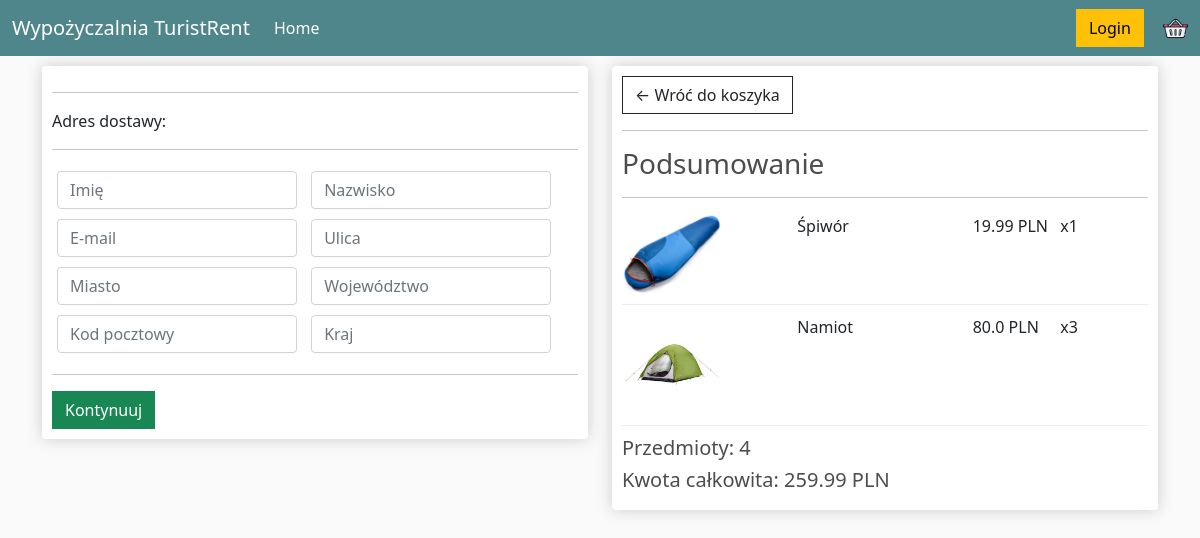
Screenshot of /checkout/ (signed in) with the database file from the repository.
### pz/models.py (models this page shows, shortened)
class OrderItem(models.Model):
    product = models.ForeignKey(Product, on_delete=models.SET_NULL, blank=True, null=True)
    order = models.ForeignKey(Order, on_delete=models.SET_NULL, blank=True, null=True)
    quantity = models.IntegerField(default=0, null=True, blank=True)
    start_date = models.DateField()
    ending_date = models.DateField()
    @property
    def get_total(self):
        total = self.product.price * self.quantity
        return total

class Product(models.Model):
    name = models.CharField(max_length=100, null=True)
    price = models.FloatField()
    quantity = models.IntegerField()
    image = models.ImageField(null=True, blank=True)
    @property
    def imageURL(self):
        try:
            url = self.image.url
        except:
            url = ''
        return url

class Order(models.Model):
    customer = models.ForeignKey(Customer, on_delete=models.SET_NULL, blank=True, null=True)
    order_date = models.DateTimeField(auto_now_add=True)
    complete = models.BooleanField(default=False, null=True, blank=False)
    transaction_id = models.CharField(max_length=100, null=True)
    @property
    def get_cart_total(self):
        orderitems = self.orderitem_set.all()
        total = sum([item.get_total for item in orderitems])
        return total
    @property
    def get_cart_items(self):
        orderitems = self.orderitem_set.all()
        total = sum([item.quantity for item in orderitems])
        return total

### pz/views.py (the view)
# urls.py: path('checkout/', views.checkout, name="checkout"),
def checkout(request):
    if request.user.is_authenticated:
        customer = request.user.customer
        order, created = Order.objects.get_or_create(customer=customer, complete=False)
        items = order.orderitem_set.all()
    else:
        items = []
        order = {'get_cart_total': 0, 'get_cart_items': 0}
    context = {'items': items, 'order': order}
    return render(request, 'pz/checkout.html', context)

### pz/templates/pz/checkout.html (shortened to what this page needs)
{% extends 'pz/main.html' %}
{% load static %}
{% block content %}
<div class="row">
    <div class="col-lg-6">
        <div class="box-element" id="form-wrapper">
            <hr>
            <p>Adres dostawy:</p>
            <hr>
            <form id="form">
                <div id="user-info">
                    <div class="form-field">
                        <input required class="form-control" type="text" name="name" placeholder="Imię">
                    </div>
                    <div class="form-field">
                        <input required class="form-control" type="text" name="name" placeholder="Nazwisko">
                    </div>
                    <div class="form-field">
                        <input required class="form-control" type="email" name="email" placeholder="E-mail">
                    </div>
                    <div class="form-field">
                        <input class="form-control" type="text" name="address" placeholder="Ulica">
                    </div>
                    <div class="form-field">
                        <input class="form-control" type="text" name="city" placeholder="Miasto">
                    </div>
                    <div class="form-field">
                        <input class="form-control" type="text" name="state" placeholder="Województwo">
                    </div>
                    <div class="form-field">
                        <input class="form-control" type="text" name="zipcode" placeholder="Kod pocztowy">
                    </div>
                    <div class="form-field">
                        <input class="form-control" type="text" name="country" placeholder="Kraj">
                    </div>
                </div>
                <hr>
                <input id="form-button" class="btn btn-success btn-block" type="submit" value="Kontynuuj">
            </form>
        </div>
        <br>
    </div>
    <div class="col-lg-6">
        <div class="box-element">
            <a  class="btn btn-outline-dark" href="{% url 'cart' %}">&#x2190; Wróć do koszyka</a>
            <hr>
            <h3>Podsumowanie</h3>
            <hr>
            {% for item in items %}
            <div class="cart-row">
                <div style="flex:2"><img class="row-image" src="{{item.product.imageURL}}"></div>
                <div style="flex:2"><p>{{item.product.name}}</p></div>
                <div style="flex:1"><p>{{item.product.price}} PLN</p></div>
                <div style="flex:1"><p>x{{item.quantity}}</p></div>
            </div>
            {% endfor %}
            <h5>Przedmioty: {{order.get_cart_items}}</h5>
            <h5>Kwota całkowita: {{order.get_cart_total|floatformat:2}} PLN</h5>
        </div>
    </div>
</div>
{% endblock content %}

### static/css/main.css (style rules this page uses)
body { background-color: hsl(0, 0%, 98%); }
h1,h2,h3,h4,h5,h6 { color:hsl(0, 0%, 30%); }
.box-element { box-shadow:hsl(0, 0%, 80%) 0 0 16px; background-color: #fff; border-radius: 4px; padding: 10px; }
.col-lg-4, .col-lg-6, .col-lg-8, .col-lg-12 { margin-top: 10px; }
.btn { border-radius: 0; }
.row-image { width: 100px; }
.form-field { width:250px; display: inline-block; padding: 5px; }
.cart-row { display: flex; align-items: flex-stretch; padding-bottom: 10px; margin-bottom: 10px; border-bottom: 1px solid #ececec; }

### rows the page displays
OrderItem: product.imageURL (picture), product.name "Śpiwór", product.price "19.99", quantity "1"
OrderItem: product.imageURL (picture), product.name "Namiot", product.price "80.0", quantity "3"
Order: get_cart_items "4", get_cart_total "259.99"
